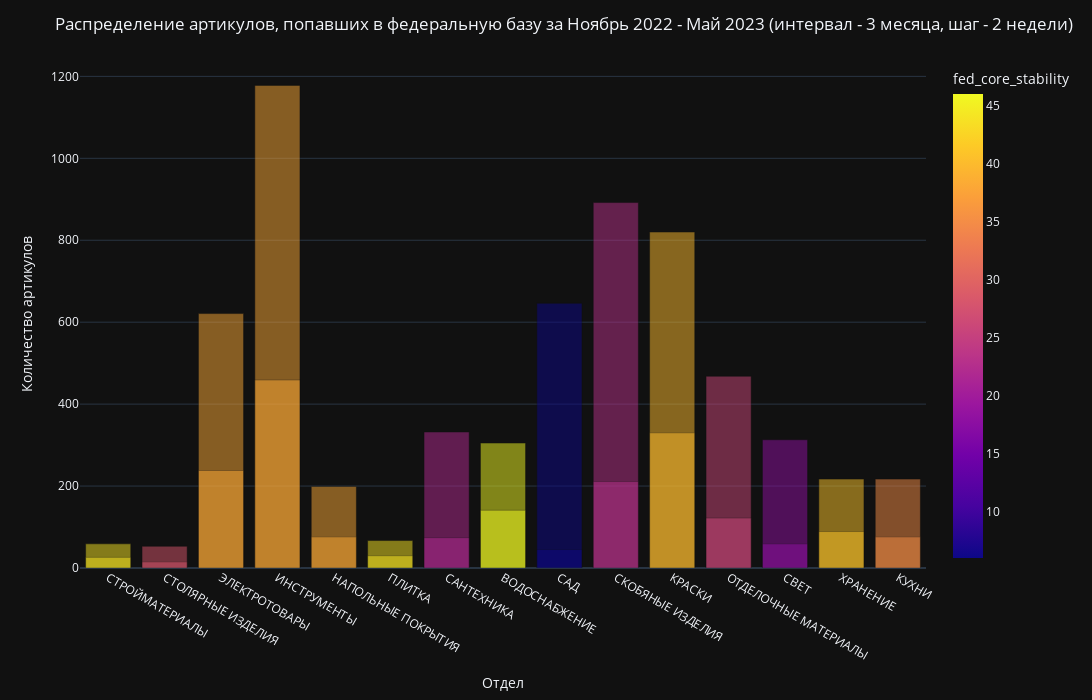

Notebook cell for this chart:
### Markdown cell above
## Визуализация

### Code cell
fig = px.bar(fed_core_all_and_stable, 
             x = 'group_name', 
             y = ['items_ever_in_fed_core','items_in_stable_fed_core'],
             barmode = 'overlay',
             template = "plotly_dark",
             color = 'fed_core_stability',
             width = 1200, height = 700
             )

fig.update_layout(title='Распределение артикулов, попавших в федеральную базу за Ноябрь 2022 - Май 2023 (интервал - 3 месяца, шаг - 2 недели)',
                  xaxis_title = 'Отдел',
                  yaxis_title = 'Количество артикулов',
                  xaxis = {'categoryorder':'array', 'categoryarray':['group_id']},)

fig.show()

### Figure 1 — Plotly figure (JSON) as saved in the notebook; plotly's stock layout.template omitted (floating-point values rounded to 4 significant figures)
{"data": [{"alignmentgroup": "True", "hovertemplate": "group_name=%{x}<br>value=%{y}<br>fed_core_stability=%{marker.color}<extra></extra>", "legendgroup": "", "marker": {"color": [44, 28, 38, 38, 38, 44, 22, 46, 6, 23, 40, 26, 18, 41, 35, 44, 28, 38, 38, 38, 44, 22, 46, 6, 23, 40, 26, 18, 41, 35], "coloraxis": "coloraxis", "opacity": 0.5, "pattern": {"shape": ""}}, "name": "", "offsetgroup": "", "orientation": "v", "showlegend": false, "textposition": "auto", "type": "bar", "x": ["СТРОЙМАТЕРИАЛЫ", "СТОЛЯРНЫЕ ИЗДЕЛИЯ", "ЭЛЕКТРОТОВАРЫ", "ИНСТРУМЕНТЫ", "НАПОЛЬНЫЕ ПОКРЫТИЯ", "ПЛИТКА", "САНТЕХНИКА", "ВОДОСНАБЖЕНИЕ", "САД", "СКОБЯНЫЕ ИЗДЕЛИЯ", "КРАСКИ", "ОТДЕЛОЧНЫЕ МАТЕРИАЛЫ", "СВЕТ", "ХРАНЕНИЕ", "КУХНИ", "СТРОЙМАТЕРИАЛЫ", "СТОЛЯРНЫЕ ИЗДЕЛИЯ", "ЭЛЕКТРОТОВАРЫ", "ИНСТРУМЕНТЫ", "НАПОЛЬНЫЕ ПОКРЫТИЯ", "ПЛИТКА", "САНТЕХНИКА", "ВОДОСНАБЖЕНИЕ", "САД", "СКОБЯНЫЕ ИЗДЕЛИЯ", "КРАСКИ", "ОТДЕЛОЧНЫЕ МАТЕРИАЛЫ", "СВЕТ", "ХРАНЕНИЕ", "КУХНИ"], "xaxis": "x", "y": [59, 53, 621, 1178, 199, 67, 332, 305, 646, 892, 820, 468, 313, 217, 217, 26, 15, 238, 459, 76, 30, 74, 141, 45, 211, 330, 122, 59, 89, 76], "yaxis": "y"}], "layout": {"barmode": "overlay", "coloraxis": {"colorbar": {"title": {"text": "fed_core_stability"}}, "colorscale": [[0, "#0d0887"], [0.1111, "#46039f"], [0.2222, "#7201a8"], [0.3333, "#9c179e"], [0.4444, "#bd3786"], [0.5556, "#d8576b"], [0.6667, "#ed7953"], [0.7778, "#fb9f3a"], [0.8889, "#fdca26"], [1, "#f0f921"]]}, "height": 700, "legend": {"tracegroupgap": 0}, "margin": {"t": 60}, "title": {"text": "Распределение артикулов, попавших в федеральную базу за Ноябрь 2022 - Май 2023 (интервал - 3 месяца, шаг - 2 недели)"}, "width": 1200, "xaxis": {"anchor": "y", "autorange": true, "categoryarray": ["group_id"], "categoryorder": "array", "domain": [0, 1], "range": [0.5, 15.5], "title": {"text": "Отдел"}, "type": "category"}, "yaxis": {"anchor": "x", "autorange": true, "domain": [0, 1], "range": [0, 1240], "title": {"text": "Количество артикулов"}, "type": "linear"}}}
